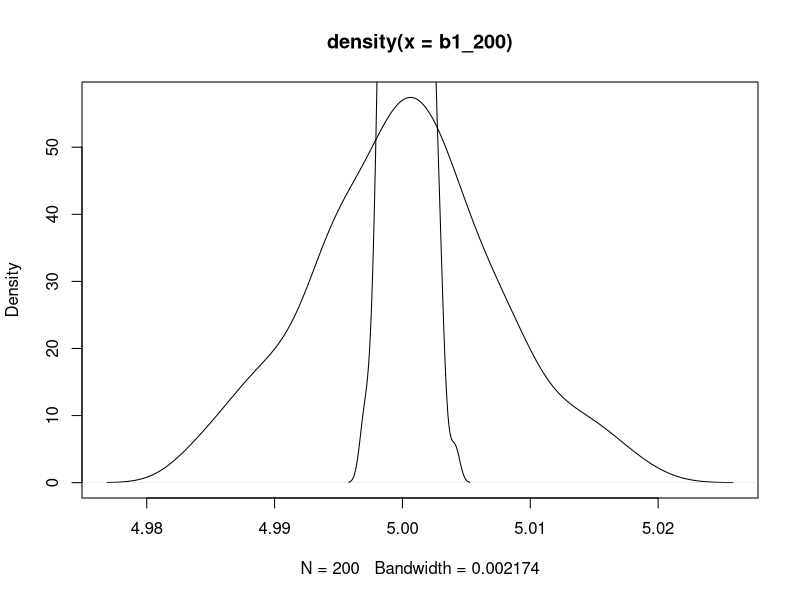

The R source for this figure:
x1 <- rnorm(20000, 15, 10) 
x2 <- rnorm(20000, 3, 91)
e <- rnorm(20000, 0, 1)
y <- 1 + 5 * x1 - 8 * x2 + e
n1 <- 200
n2 <- 5000

df <- data.frame("y"=y,
                 "x1"=x1,
                 "x2"=x2)
# consistentes e insesgados
b1_200 <- c()
b2_200 <- c()
t1_200 <- c()
t2_200 <- c()
p1_200 <- c()
p2_200 <- c()
ici1_200 <- c()
ics1_200 <- c()
ici2_200 <- c()
ics2_200 <- c()

# sesgados e inconsistentes
b2_b_200 <- c()
t2_b_200 <- c()
p2_b_200 <- c()
ici_b_200 <- c()
ics_b_200 <- c()

for (i in 1:200){
  muestra <- df[sample(1:dim(df)[1], 200), ]
  reg_full_1 <- lm(y ~ x1 + x2, data=muestra)
  reg_bias_1 <- lm(y ~ x2, data=muestra)
  b1_200 <- c(reg_full_1$coefficients["x1"], b1_200)
  b2_200 <- c(reg_full_1$coefficients["x2"], b2_200)
  b2_b_200 <- c(reg_bias_1$coefficients["x2"], b2_b_200)
}

# consistentes y e insesgados
b1_5000 <- c()
b2_5000 <- c()
t1_5000 <- c()
t2_5000 <- c()
p1_5000 <- c()
p2_5000 <- c()
ici1_5000 <- c()
ics1_5000 <- c()
ici2_5000 <- c()
ics2_5000 <- c()

# sesgados e inconsistentes
b2_b_5000 <- c()
t2_b_5000 <- c()
p2_b_5000 <- c()
ici_b_5000 <- c()
ics_b_5000 <- c()

for (i in 1:200){
  muestra <- df[sample(1:dim(df)[1], 5000), ]
  reg_full_2 <- lm(y ~ x1 + x2, data=muestra)
  reg_bias_2 <- lm(y ~ x2, data=muestra)
  b1_5000 <- c(reg_full_2$coefficients["x1"], b1_5000)
  b2_5000 <- c(reg_full_2$coefficients["x2"], b2_5000)
  b2_b_5000 <- c(reg_bias_2$coefficients["x2"], b2_b_5000)
}

plot(density(b1_200))
lines(density(b1_5000))

# guardar estadísticos t (summary, coefficients, t value)
# guardar p valor (summary, coefficients, Pr(>|t|))
# guardar intervalos de confianza (confint(reg) 2.5% 97.5%)
# tanto para sesgadas e inconsistentes como para los otros
# construir un resumen de los estimadores
# construir un resumen de los estadísticos
